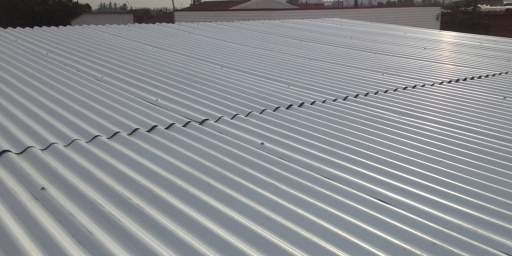
#> input picture Tarea 1/imagenes_tarea_1_el7008/techo.png, 512 x 256 px, found by its file name
$ jupyter execute --allow-errors tarea1_alumnos_cython_convolution.ipynb   (shell and % lines are left out)
#> lines starting #> are read from the running program, lines starting #| are printed output that depends on the picture
[cell 1]
# El objetivo de esta tarea es:
# 1) Implementar convolucion (usando cython)
# 2) Implementar piramides de Gauss y Laplace
# 3) Implementar reconstruccion de una imagen a partir de las piramides
# 4) Graficar las piramides
#
# Nota: los arreglos (matrices) creados deben ser de tipo np.float32

[cell 2]
# Si se usa colaboratory, esta linea permite subir imagenes a la carpeta del notebook
from google.colab import files
uploaded = files.upload()
#> the answer given: techo.png

[cell 3]
# Mostrar archivos en la carpeta del notebook

[cell 4]
# Para medir tiempo de ejecucion

[cell 5]
# Extensiones

[cell 6]
# Paquetes a ser usados
import numpy as np
import cv2
import cython
import numpy as np
import math
import matplotlib.pyplot as plt

# Este paquete solo se debe usar si se usa colaboratory
from google.colab.patches import cv2_imshow

[cell 7]
def compute_gauss_horiz(sigma, width):
	mask = np.zeros((1, width), np.float32)
	# Por hacer: implementar calculo de mascara gaussiana horizontal pixel a pixel
	suma = 0
	centro = (width-1)/2

	for i in range(width):
		mask[0,i] = math.exp(-((i-centro)**2)/(2*sigma**2) ) / (sigma*math.sqrt(2*math.pi))
		suma += mask[0,i]
	# Se debe normalizar tras calcularla para que las sumas de los pixeles sea igual a 1
	mask = mask/suma

	return mask

[cell 8]
def compute_gauss_vert(sigma, height):
	mask = np.zeros((height, 1), np.float32)
	# Por hacer: implementar calculo de mascara gaussiana vertical pixel a pixel
	suma = 0
	centro = (height-1)/2

	for j in range(height):
		mask[j,0] = math.exp(-((j-centro)**2)/(2*sigma**2) ) / (sigma*math.sqrt(2*math.pi))
		suma += mask[j,0]
	# Se debe normalizar tras calcularla para que las sumas de los pixeles sea igual a 1
	mask = mask/suma

	return mask

[cell 9]
def do_blur(input, sigma, height):
	# Por hacer:
	# 1) Calcular mascara gaussiana horizontal con parametros sigma y height
	horizontal_mask = compute_gauss_horiz(sigma, height)
	# 2) Calcular mascara gaussiana vertical con parametros sigma y height
	vertical_mask = compute_gauss_vert(sigma, height)
	# 3) Calcular convolucion entre la imagen de entrada "input" y la mascara horizontal
	horizontal_conv = convolution_cython(input, horizontal_mask)
	# 4) Calcular convolucion entre la imagen resultante y la mascara vertical
	vertical_conv = convolution_cython(horizontal_conv, vertical_mask)

	return vertical_conv

[cell 10]
# [9 lines left out: function subsample, not called in this run]

[cell 11]
def compute_gauss_pyramid(input, nlevels):
  gausspyramid = []
  current = np.copy(input.astype(np.float32))
  gausspyramid.append(current)
  for i in range(1,nlevels):
    # Por hacer:
    # 1) Aplicar do_blur a la imagen gausspyramid[i-1], con sigma 2.0 y ancho 7
    blur = do_blur(gausspyramid[i-1], 2, 7)
    # 2) Submuestrear la imagen resultante usando subsample y guardando el resultado en current
    sub = subsample(blur).astype(np.float32)
    current = np.copy(sub)
    gausspyramid.append(current)
  return gausspyramid

[cell 12]
# [8 lines left out: function show_gauss_pyramid, not called in this run]

[cell 13]
# [8 lines left out: function subtract, not called in this run]

[cell 14]
# [8 lines left out: function add, not called in this run]

[cell 15]
# [7 lines left out: function scale_abs, not called in this run]

[cell 16]
# [18 lines left out: function compute_laplace_pyramid, not called in this run]

[cell 17]
# [13 lines left out: function show_laplace_pyramid, not called in this run]

[cell 18]
# [20 lines left out: function upsample, not called in this run]

[cell 19]
# [10 lines left out: function reconstruct, not called in this run]

[cell 20]
#originalRGB = cv2.imread('frutas.png') #Leer imagen
#originalRGB = cv2.imread('madera.png') #Leer imagen
#originalRGB = cv2.imread('poligonos.png') #Leer imagen
originalRGB = cv2.imread('techo.png') #Leer imagen
#> originalRGB is the input picture: shape (256, 512, 3); mean B, G, R 147.1, 143.4, 141.3
#originalRGB = cv2.imread('/content/J1sptcX4_400x400.png')
if originalRGB is None:
  assert False, 'Imagen no encontrada'

if len(originalRGB.shape) == 3:
  original = cv2.cvtColor(originalRGB, cv2.COLOR_BGR2GRAY)
else:
  original = originalRGB

input = np.float32( original )

cv2.imwrite('techo.jpg',input)
#> Out = True

[cell 21]
originalRGB = cv2.imread('frutas.png') #Leer imagen
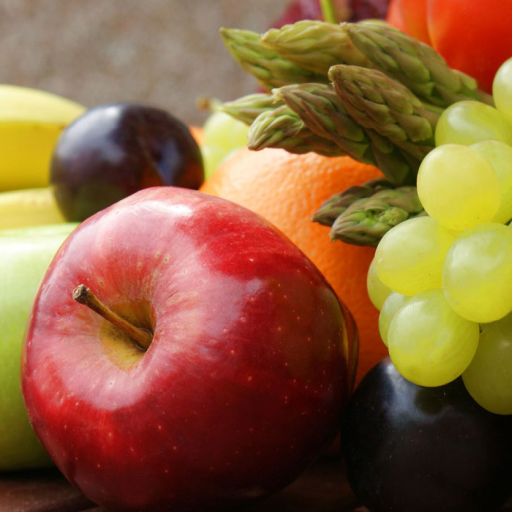
#> input picture Tarea 1/imagenes_tarea_1_el7008/frutas.png, 512 x 512 px, found by its file name
#> originalRGB is the input picture: shape (512, 512, 3); mean B, G, R 60.4, 97.5, 139.7
# [4 lines of commented-out code are left out]
if originalRGB is None:
  assert False, 'Imagen no encontrada'

if len(originalRGB.shape) == 3:
  original = cv2.cvtColor(originalRGB, cv2.COLOR_BGR2GRAY)
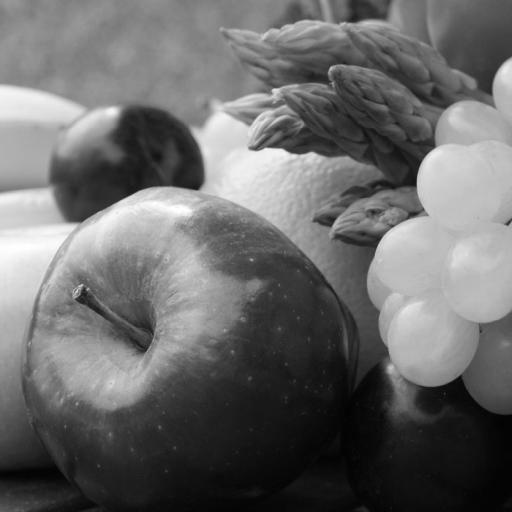
#> original: shape (512, 512); min 2, max 255, mean 105.9
else:
  original = originalRGB

input = np.float32( original )
#> input: shape (512, 512) float32

print('Piramide de gauss:')
#> (the rest of this cell did not finish here and is left out)

#> after the loop in compute_gauss_pyramid, `for i in range(1,nlevels):`: gausspyramid = 1 item
show_gauss_pyramid(gausspyramid)

print('Piramide de laplace:')
laplacepyramid = compute_laplace_pyramid(input, 5)
show_laplace_pyramid(laplacepyramid)

print('reconstruida:')
reconstr = reconstruct(laplacepyramid)
cv2_imshow(scale_abs(reconstr,1))
